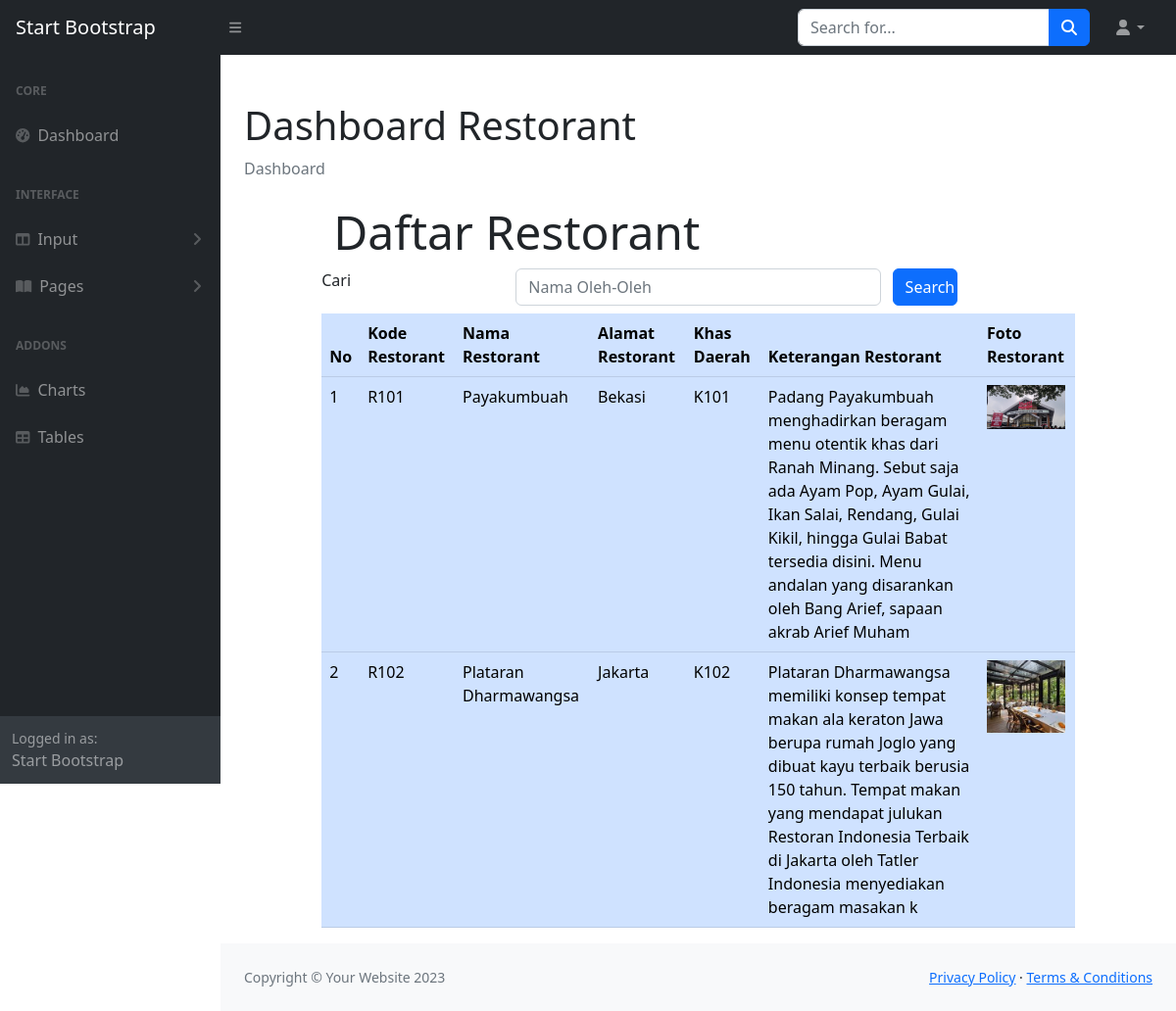
Screenshot of /ADMIN/daftarresto.php with the database file from the repository.
### tables this page shows
CREATE TABLE `restorant` (
  `restorantKODE` char(4) NOT NULL,
  `restorantNAMA` char(120) NOT NULL,
  `restorantALAMAT` char(120) NOT NULL,
  `khasKODE` char(4) NOT NULL,
  `restorantKET` varchar(255) NOT NULL,
  `restorantFOTO` char(120) NOT NULL
);

### ADMIN/daftarresto.php (the view, shortened to what this page needs)
<!DOCTYPE html>
<html lang="en">
<?php  include "INCLUDE/head.php"?>
    <body class="sb-nav-fixed">'
    <?php include "INCLUDE/nav.php";?>
        <div id="layoutSidenav">
         <?php include "INCLUDE/menu.php"?>
            <div id="layoutSidenav_content">
                <main>
                    <div class="container-fluid px-4">
                        <h1 class="mt-4">Dashboard Restorant</h1>
                        <ol class="breadcrumb mb-4">
                            <li class="breadcrumb-item active">Dashboard</li>
                        </ol>
<?php
	include "include/config.php";
?>
<div class="row">
	<div class="col-sm-1"></div>
	<div class="col-sm-10">
		<div class="jumbotron jumbotron-fluid">
			<div class="container">
				<h3 class="display-5">Daftar Restorant</h3>
			</div>
		</div>
		<form method = "POST">
<div class="form-group row mb-2">
<label for = "search" class="col-sm-3">Cari </label>
<div class="col-sm-6">
	  <input type ="text" name="search" class="form-control" id="search"
	  value="<?php if(isset($_POST["search"])) {echo $_POST ["search"];}?>"
	  placeholder="Nama Oleh-Oleh">
</div>
	  <input type="submit" name="kirim" class="col-sm-1 btn btn-primary" value="Search">
</div>
</form>
	<table class="table table-hover table-primary">
		<thead class="thead-dark">
			<tr>
				<th>No</th>
				<th>Kode Restorant</th>
				<th>Nama Restorant</th>
				<th>Alamat Restorant</th>
				<th>Khas Daerah</th>
				<th>Keterangan Restorant</th>
				<th>Foto Restorant</th>
			</tr>
		</thead>
		<tbody>
<?php
			if (isset($_POST["kirim"]))
{
  $search = $_POST ['search'];
  $query =mysqli_query ($connection, "select restorant. * from restorant
        where restorantNAMA like '%".$search."%'");
}
else {
  $query =mysqli_query ($connection, "select restorant. * from restorant");
}
			$nomor = 1;
			while ($row = mysqli_fetch_array($query))
			{ ?>
				<tr>
					<td><?php echo $nomor;?></td>
					<td><?php echo $row['restorantKODE'];?></td>
					<td><?php echo $row['restorantNAMA'];?></td>
					<td><?php echo $row['restorantALAMAT'];?></td>
					<td><?php echo $row['khasKODE'];?></td>
					<td><?php echo $row['restorantKET'];?></td>
					<td>
						<?php if(is_file("images/".$row['restorantFOTO']))
						{ ?>
							<img src="images/<?php echo $row['restorantFOTO']?>" width="80">
						<?php } else
							echo "<img src='images/noimage.png' width='80'>"
						?>
					</td>
				</tr>
			<?php $nomor = $nomor + 1;?>
			<?php }	?>
		</tbody>
	</table>
	</div>
	<div class="col-sm-1"></div>
</div>
</body>
                <?php include "INCLUDE/footer.php";?>
    </html>

### rows the page displays
restorant: restorantKODE "R101", restorantNAMA "Payakumbuah", restorantALAMAT "Bekasi", khasKODE "K101", restorantKET "Padang Payakumbuah menghadirkan beragam menu otentik khas dari Ranah Minang. Sebut saja ada Ayam Pop, Ayam Gulai, Ikan Salai, Rendang, Gulai Kikil, hingga Gulai Babat tersedia disini. Menu andalan yang disarankan oleh Bang Arief, sapaan akrab Arief Muham", restorantFOTO (picture)
restorant: restorantKODE "R102", restorantNAMA "Plataran Dharmawangsa", restorantALAMAT "Jakarta", khasKODE "K102", restorantKET "Plataran Dharmawangsa memiliki konsep tempat makan ala keraton Jawa berupa rumah Joglo yang dibuat kayu terbaik berusia 150 tahun. Tempat makan yang mendapat julukan Restoran Indonesia Terbaik di Jakarta oleh Tatler Indonesia menyediakan beragam masakan k", restorantFOTO (picture)
